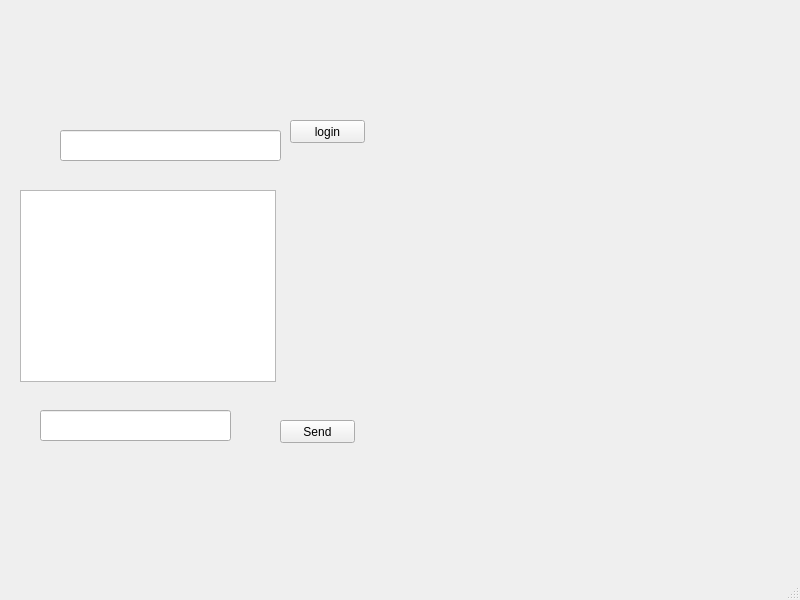
<?xml version="1.0" encoding="UTF-8"?>
<ui version="4.0">
 <class>MainWindow</class>
 <widget class="QMainWindow" name="MainWindow">
  <property name="geometry">
   <rect>
    <x>0</x>
    <y>0</y>
    <width>800</width>
    <height>600</height>
   </rect>
  </property>
  <property name="windowTitle">
   <string>MainWindow</string>
  </property>
  <widget class="QWidget" name="centralwidget">
   <widget class="QPushButton" name="sendBtn">
    <property name="geometry">
     <rect>
      <x>280</x>
      <y>420</y>
      <width>75</width>
      <height>23</height>
     </rect>
    </property>
    <property name="text">
     <string>Send</string>
    </property>
   </widget>
   <widget class="QPushButton" name="loginBtn">
    <property name="geometry">
     <rect>
      <x>290</x>
      <y>120</y>
      <width>75</width>
      <height>23</height>
     </rect>
    </property>
    <property name="text">
     <string>login</string>
    </property>
   </widget>
   <widget class="QLineEdit" name="messageEdit">
    <property name="geometry">
     <rect>
      <x>40</x>
      <y>410</y>
      <width>191</width>
      <height>31</height>
     </rect>
    </property>
   </widget>
   <widget class="QLineEdit" name="nickNameEdit">
    <property name="geometry">
     <rect>
      <x>60</x>
      <y>130</y>
      <width>221</width>
      <height>31</height>
     </rect>
    </property>
   </widget>
   <widget class="QListWidget" name="listWidget">
    <property name="geometry">
     <rect>
      <x>20</x>
      <y>190</y>
      <width>256</width>
      <height>192</height>
     </rect>
    </property>
   </widget>
  </widget>
  <widget class="QMenuBar" name="menubar">
   <property name="geometry">
    <rect>
     <x>0</x>
     <y>0</y>
     <width>800</width>
     <height>21</height>
    </rect>
   </property>
  </widget>
  <widget class="QStatusBar" name="statusbar"/>
 </widget>
 <resources/>
 <connections>
  <connection>
   <sender>messageEdit</sender>
   <signal>returnPressed()</signal>
   <receiver>MainWindow</receiver>
   <slot>OnMessageReturn()</slot>
   <hints>
    <hint type="sourcelabel">
     <x>166</x>
     <y>443</y>
    </hint>
    <hint type="destinationlabel">
     <x>142</x>
     <y>512</y>
    </hint>
   </hints>
  </connection>
  <connection>
   <sender>messageEdit</sender>
   <signal>textChanged(QString)</signal>
   <receiver>MainWindow</receiver>
   <slot>TypingChanged()</slot>
   <hints>
    <hint type="sourcelabel">
     <x>196</x>
     <y>447</y>
    </hint>
    <hint type="destinationlabel">
     <x>203</x>
     <y>484</y>
    </hint>
   </hints>
  </connection>
  <connection>
   <sender>sendBtn</sender>
   <signal>clicked()</signal>
   <receiver>MainWindow</receiver>
   <slot>SendBtnClicked()</slot>
   <hints>
    <hint type="sourcelabel">
     <x>318</x>
     <y>456</y>
    </hint>
    <hint type="destinationlabel">
     <x>328</x>
     <y>497</y>
    </hint>
   </hints>
  </connection>
  <connection>
   <sender>loginBtn</sender>
   <signal>clicked()</signal>
   <receiver>MainWindow</receiver>
   <slot>LoginClicked()</slot>
   <hints>
    <hint type="sourcelabel">
     <x>335</x>
     <y>142</y>
    </hint>
    <hint type="destinationlabel">
     <x>352</x>
     <y>193</y>
    </hint>
   </hints>
  </connection>
 </connections>
 <slots>
  <slot>SendBtnClicked()</slot>
  <slot>TypingChanged()</slot>
  <slot>LoginClicked()</slot>
  <slot>OnMessageReturn()</slot>
 </slots>
</ui>
